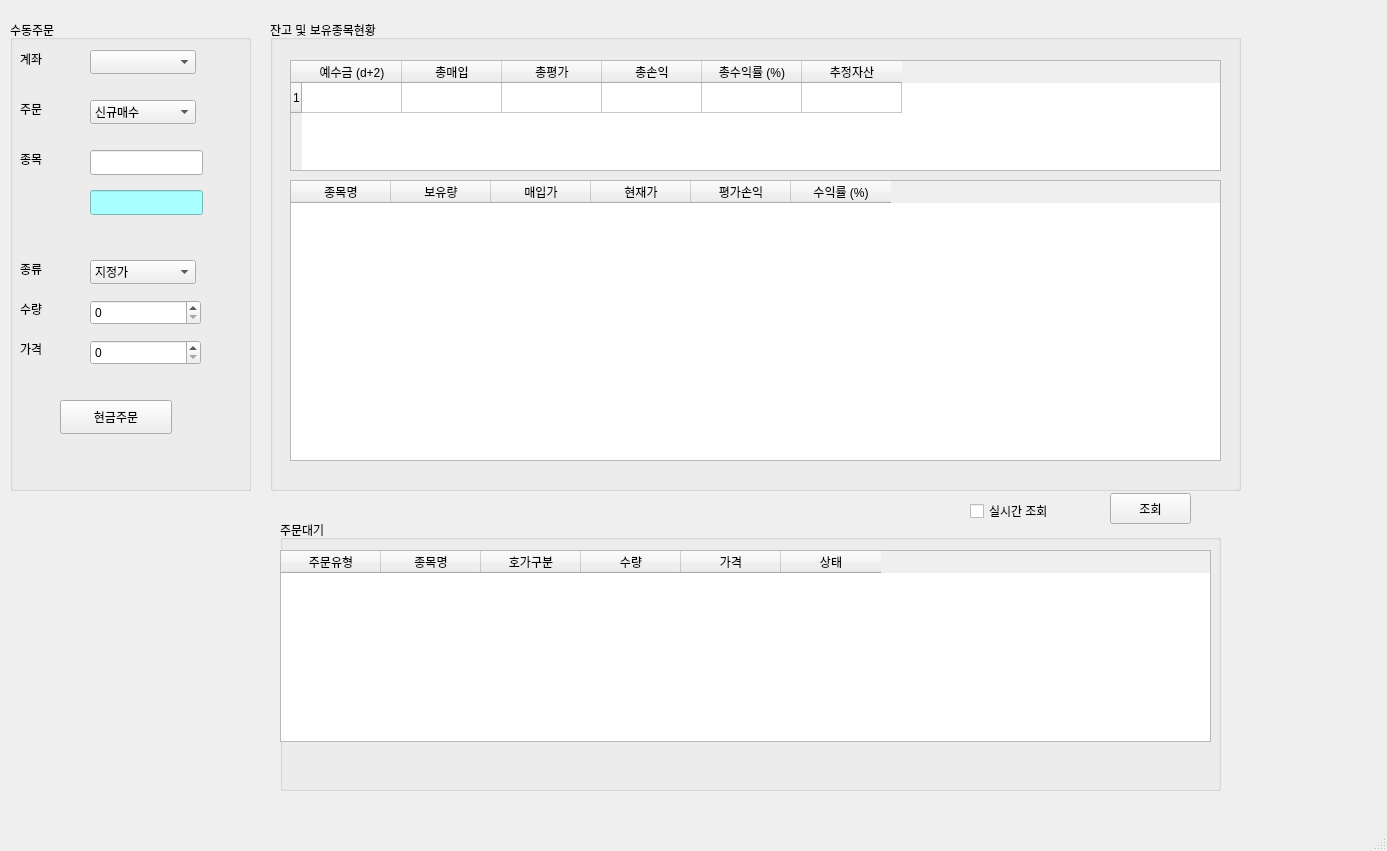
<?xml version="1.0" encoding="UTF-8"?>
<ui version="4.0">
 <class>MainWindow</class>
 <widget class="QMainWindow" name="MainWindow">
  <property name="geometry">
   <rect>
    <x>0</x>
    <y>0</y>
    <width>1387</width>
    <height>851</height>
   </rect>
  </property>
  <property name="windowTitle">
   <string>Santa_trader</string>
  </property>
  <property name="windowIcon">
   <iconset>
    <normaloff>christmas.png</normaloff>christmas.png</iconset>
  </property>
  <widget class="QWidget" name="centralwidget">
   <widget class="QGroupBox" name="groupBox">
    <property name="geometry">
     <rect>
      <x>10</x>
      <y>20</y>
      <width>241</width>
      <height>471</height>
     </rect>
    </property>
    <property name="title">
     <string>수동주문</string>
    </property>
    <widget class="QLabel" name="label">
     <property name="geometry">
      <rect>
       <x>10</x>
       <y>30</y>
       <width>77</width>
       <height>18</height>
      </rect>
     </property>
     <property name="text">
      <string>계좌</string>
     </property>
    </widget>
    <widget class="QLabel" name="label_2">
     <property name="geometry">
      <rect>
       <x>10</x>
       <y>80</y>
       <width>77</width>
       <height>18</height>
      </rect>
     </property>
     <property name="text">
      <string>주문</string>
     </property>
    </widget>
    <widget class="QLabel" name="label_3">
     <property name="geometry">
      <rect>
       <x>10</x>
       <y>130</y>
       <width>77</width>
       <height>18</height>
      </rect>
     </property>
     <property name="text">
      <string>종목</string>
     </property>
    </widget>
    <widget class="QLabel" name="label_4">
     <property name="geometry">
      <rect>
       <x>10</x>
       <y>240</y>
       <width>77</width>
       <height>18</height>
      </rect>
     </property>
     <property name="text">
      <string>종류</string>
     </property>
    </widget>
    <widget class="QLabel" name="label_5">
     <property name="geometry">
      <rect>
       <x>10</x>
       <y>280</y>
       <width>77</width>
       <height>18</height>
      </rect>
     </property>
     <property name="text">
      <string>수량</string>
     </property>
    </widget>
    <widget class="QLabel" name="label_6">
     <property name="geometry">
      <rect>
       <x>10</x>
       <y>320</y>
       <width>77</width>
       <height>18</height>
      </rect>
     </property>
     <property name="text">
      <string>가격</string>
     </property>
    </widget>
    <widget class="QComboBox" name="comboBox">
     <property name="geometry">
      <rect>
       <x>80</x>
       <y>30</y>
       <width>106</width>
       <height>24</height>
      </rect>
     </property>
    </widget>
    <widget class="QComboBox" name="comboBox_2">
     <property name="geometry">
      <rect>
       <x>80</x>
       <y>80</y>
       <width>106</width>
       <height>24</height>
      </rect>
     </property>
     <item>
      <property name="text">
       <string>신규매수</string>
      </property>
     </item>
     <item>
      <property name="text">
       <string>신규매도</string>
      </property>
     </item>
     <item>
      <property name="text">
       <string>매수취소</string>
      </property>
     </item>
     <item>
      <property name="text">
       <string>매도취소</string>
      </property>
     </item>
    </widget>
    <widget class="QComboBox" name="comboBox_3">
     <property name="geometry">
      <rect>
       <x>80</x>
       <y>240</y>
       <width>106</width>
       <height>24</height>
      </rect>
     </property>
     <item>
      <property name="text">
       <string>지정가</string>
      </property>
     </item>
     <item>
      <property name="text">
       <string>시장가</string>
      </property>
     </item>
    </widget>
    <widget class="QLineEdit" name="lineEdit">
     <property name="geometry">
      <rect>
       <x>80</x>
       <y>130</y>
       <width>113</width>
       <height>25</height>
      </rect>
     </property>
    </widget>
    <widget class="QLineEdit" name="lineEdit_2">
     <property name="geometry">
      <rect>
       <x>80</x>
       <y>170</y>
       <width>113</width>
       <height>25</height>
      </rect>
     </property>
     <property name="styleSheet">
      <string notr="true">background-color:rgb(170, 255, 255);</string>
     </property>
    </widget>
    <widget class="QSpinBox" name="spinBox">
     <property name="geometry">
      <rect>
       <x>80</x>
       <y>280</y>
       <width>111</width>
       <height>25</height>
      </rect>
     </property>
    </widget>
    <widget class="QSpinBox" name="spinBox_2">
     <property name="geometry">
      <rect>
       <x>80</x>
       <y>320</y>
       <width>111</width>
       <height>25</height>
      </rect>
     </property>
     <property name="maximum">
      <number>100000000</number>
     </property>
     <property name="singleStep">
      <number>50</number>
     </property>
    </widget>
    <widget class="QPushButton" name="pushButton">
     <property name="geometry">
      <rect>
       <x>50</x>
       <y>380</y>
       <width>112</width>
       <height>34</height>
      </rect>
     </property>
     <property name="text">
      <string>현금주문</string>
     </property>
    </widget>
   </widget>
   <widget class="QGroupBox" name="groupBox_2">
    <property name="geometry">
     <rect>
      <x>270</x>
      <y>20</y>
      <width>971</width>
      <height>471</height>
     </rect>
    </property>
    <property name="title">
     <string>잔고 및 보유종목현황</string>
    </property>
    <widget class="QTableWidget" name="tableWidget">
     <property name="geometry">
      <rect>
       <x>20</x>
       <y>40</y>
       <width>931</width>
       <height>111</height>
      </rect>
     </property>
     <property name="rowCount">
      <number>1</number>
     </property>
     <row/>
     <column>
      <property name="text">
       <string>예수금 (d+2)</string>
      </property>
     </column>
     <column>
      <property name="text">
       <string>총매입</string>
      </property>
     </column>
     <column>
      <property name="text">
       <string>총평가</string>
      </property>
     </column>
     <column>
      <property name="text">
       <string>총손익</string>
      </property>
     </column>
     <column>
      <property name="text">
       <string>총수익률 (%)</string>
      </property>
     </column>
     <column>
      <property name="text">
       <string>추정자산</string>
      </property>
     </column>
    </widget>
    <widget class="QTableWidget" name="tableWidget_2">
     <property name="geometry">
      <rect>
       <x>20</x>
       <y>160</y>
       <width>931</width>
       <height>281</height>
      </rect>
     </property>
     <column>
      <property name="text">
       <string>종목명</string>
      </property>
     </column>
     <column>
      <property name="text">
       <string>보유량</string>
      </property>
     </column>
     <column>
      <property name="text">
       <string>매입가</string>
      </property>
     </column>
     <column>
      <property name="text">
       <string>현재가</string>
      </property>
     </column>
     <column>
      <property name="text">
       <string>평가손익</string>
      </property>
     </column>
     <column>
      <property name="text">
       <string>수익률 (%)</string>
      </property>
     </column>
    </widget>
   </widget>
   <widget class="QCheckBox" name="checkBox">
    <property name="geometry">
     <rect>
      <x>970</x>
      <y>500</y>
      <width>141</width>
      <height>22</height>
     </rect>
    </property>
    <property name="text">
     <string>실시간 조회</string>
    </property>
   </widget>
   <widget class="QPushButton" name="pushButton_2">
    <property name="geometry">
     <rect>
      <x>1110</x>
      <y>493</y>
      <width>81</width>
      <height>31</height>
     </rect>
    </property>
    <property name="text">
     <string>조회</string>
    </property>
   </widget>
   <widget class="QGroupBox" name="groupBox_3">
    <property name="geometry">
     <rect>
      <x>280</x>
      <y>520</y>
      <width>941</width>
      <height>271</height>
     </rect>
    </property>
    <property name="title">
     <string>주문대기</string>
    </property>
    <widget class="QTableWidget" name="tableWidget_3">
     <property name="geometry">
      <rect>
       <x>0</x>
       <y>30</y>
       <width>931</width>
       <height>192</height>
      </rect>
     </property>
     <column>
      <property name="text">
       <string>주문유형</string>
      </property>
     </column>
     <column>
      <property name="text">
       <string>종목명</string>
      </property>
     </column>
     <column>
      <property name="text">
       <string>호가구분</string>
      </property>
     </column>
     <column>
      <property name="text">
       <string>수량</string>
      </property>
     </column>
     <column>
      <property name="text">
       <string>가격</string>
      </property>
     </column>
     <column>
      <property name="text">
       <string>상태</string>
      </property>
     </column>
    </widget>
   </widget>
  </widget>
  <widget class="QStatusBar" name="statusbar"/>
 </widget>
 <resources/>
 <connections/>
</ui>
